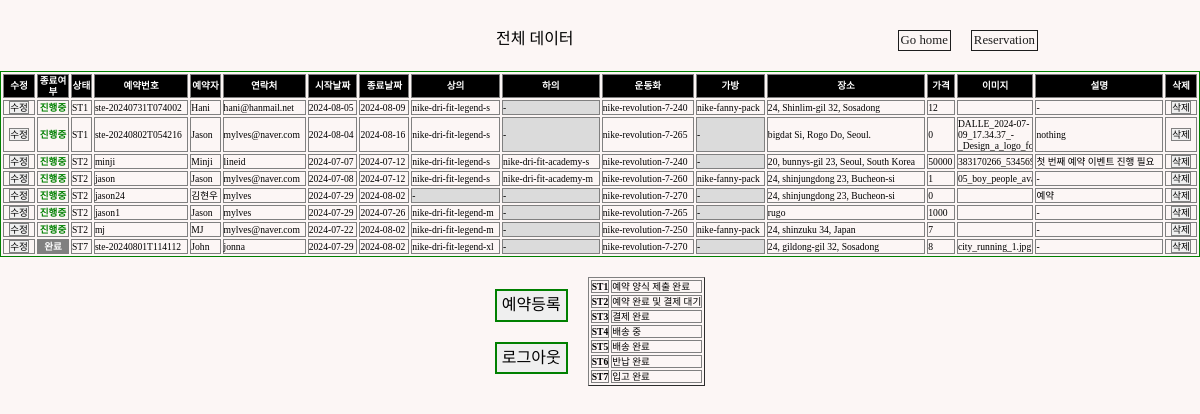
Before: /data/ (signed in) with the older database file.
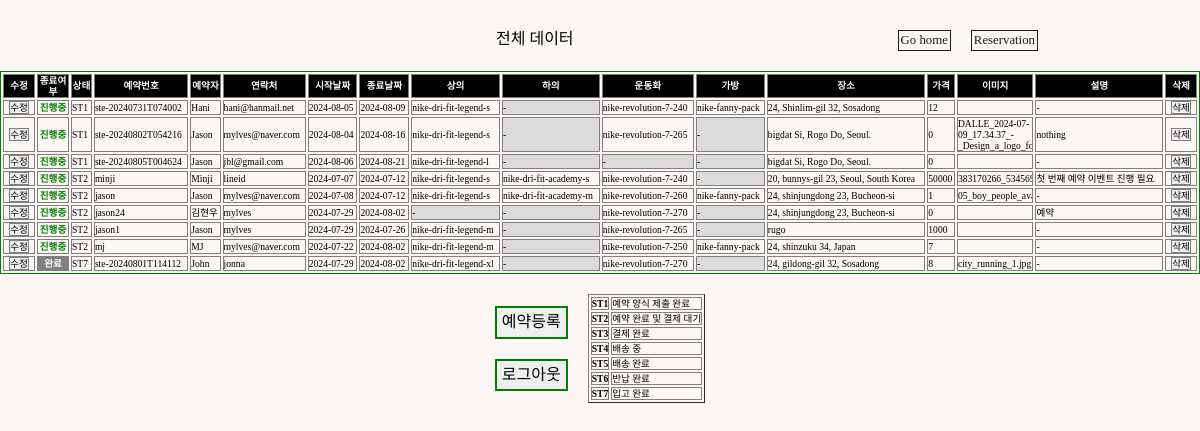
After: the same page with the newer database file.
### reservation/models.py (models this page shows, shortened)
class Reservation(models.Model):
    STATUS_CHOICE = [
        ("ST1", "예약 양식 제출 완료"),
        ("ST2", "예약 완료 및 결제 대기"),
        ("ST3", "결제 완료"),
        ("ST4", "배송 중"),
        ("ST5", "배송 완료"),
        ("ST6", "반납 완료"),
        ("ST7", "입고 완료"),
    ]
    reserv_id = models.CharField(
        max_length=20,
        primary_key=True,
        default="Required_pk",
    )
    client = models.CharField(max_length=20)
    contact = models.CharField(max_length=50, blank=False)
    start_date = models.DateField()
    start_time = models.TimeField(blank=True, default=timezone.now)
    end_date = models.DateField()
    end_time = models.TimeField(blank=True, default=timezone.now)
    top = models.ForeignKey(
        Item,
        on_delete=models.CASCADE,
        limit_choices_to={"category": "top"},
        related_name="topName",
        blank=True,
        null=True,
    )
    bottom = models.ForeignKey(
        Item,
        on_delete=models.CASCADE,
        limit_choices_to={"category": "bottom"},
        related_name="bottomName",
        blank=True,
        null=True,
    )
    shoes = models.ForeignKey(
        Item,
        on_delete=models.CASCADE,
        limit_choices_to={"category": "shoes"},
        related_name="shoesName",
        blank=True,
        null=True,
    )
    bag = models.ForeignKey(
        Item,
        on_delete=models.CASCADE,
        limit_choices_to={"category": "bag"},
        related_name="bagName",
        blank=True,
        null=True,
    )
    image = models.ImageField(upload_to="", blank=True)
    desc = models.TextField(blank=True, default="-")
    status = models.CharField(
        max_length=3,
        choices=STATUS_CHOICE,
        default="ST1",
    )
    completed = models.BooleanField(default=False)
    cost = models.IntegerField(default=0)
    location = models.CharField(max_length=50, blank=False)
    paypal_link = models.CharField(max_length=50, blank=False, default="-")

class Item(models.Model):
    CATEGORY = [
        ("shoes", "Shoes"),
        ("top", "Top"),
        ("bottom", "Bottom"),
        ("bag", "Bag & Pouch"),
        ("etc", "ETC"),
    ]
    SIZE = [
        ("Others", "free"),
        (
            "shoes",
            (
                ("220", "220mm"),
                ("225", "225mm"),
                ("230", "230mm"),
                ("235", "235mm"),
                ("240", "240mm"),
                ("245", "245mm"),
                ("250", "250mm"),
                ("255", "255mm"),
                ("260", "260mm"),
                ("265", "265mm"),
                ("270", "270mm"),
                ("275", "275mm"),
                ("280", "280mm"),
                ("285", "285mm"),
                ("290", "290mm"),
                ("295", "295mm"),
                ("300", "300mm"),
            ),
        ),
        (
            "top",
            (
                ("XS", "XS"),
                ("S", "S"),
                ("M", "M"),
                ("L", "L"),
                ("XL", "XL"),
                ("XXL", "XXL"),
            ),
        ),
        (
            "bottom",
            (
                ("XS", "XS"),
                ("S", "S"),
                ("M", "M"),
                ("L", "L"),
                ("XL", "XL"),
                ("XXL", "XXL"),
            ),
        ),
    ]
    GENDER = {("M", "Male"), ("F", "Female"), ("E", "NO Gender")}
    category = models.CharField(max_length=10, choices=CATEGORY)
    gender = models.CharField(max_length=1, blank=True, choices=GENDER)
    name = models.CharField(max_length=20, blank=True)
    model_num = models.CharField(primary_key=True, max_length=50, blank=True)
    size = models.CharField(max_length=10, blank=True, choices=SIZE)
    amount = models.IntegerField(default=0, blank=True)
    link = models.URLField(blank=True)
    def __str__(self):
        return self.model_num

### reservation/views.py (the view)
# urls.py: path("data/", views.data, name="data"),
@login_required(login_url="users:login")
def data(request):
    reservation = Reservation.objects.all().order_by("status")
    context = {"reservation": reservation}
    return render(request, "admin/data.html", context)

### templates/admin/data.html (shortened to what the changed rows need)
{% load static %}
<!DOCTYPE html>
<html lang="en">
  <head>
    <link rel="stylesheet" type="text/css" href="{% static 'css/sterna.css' %}"/>
    <link rel="stylesheet" type="text/css" href="{% static 'css/normalize.css' %}"/>
    <link href="https://cdnjs.cloudflare.com/ajax/libs/bootstrap-datetimepicker/3.0.0/css/bootstrap-datetimepicker.min.css" rel="stylesheet"/>
  </head>
  <body>
    {% if user.is_staff %}
      <div>
        <table border="1px solid black" bordercolor="green" style="font-size:0.6rem; width:100%;">
          <tr style="background-color:black; color:white;">
            <th scope="col" style="width:30px; text-align:center">수정</th>
            <th scope="col" style="width:30px; text-align:center">종료여부</th>
            <th scope="col">상태</th>
            <th scope="col">예약번호</th>
            <th scope="col">예약자</th>
            <th scope="col">연락처</th>
            <th scope="col">시작날짜</th>
            <th scope="col">종료날짜</th>
            <th scope="col">상의</th>
            <th scope="col">하의</th>
            <th scope="col">운동화</th>
            <th scope="col">가방</th>
            <th scope="col">장소</th>
            <th scope="col">가격</th>
            <th scope="col" style="max-width:70px; text-align:center">이미지</th>
            <th scope="col">설명</th>
            <th scop="com">삭제</th>
          </tr>
          {% for data in reservation %}
            <tr>
              <td style="width:30px; text-align:center">
                <a href="{% url "reservation:update" data.pk %}">
                  <button>수정</button>
                </a>
              </td>
              {% if data.completed == True %}
                <td style="color:white; font-weight:bold; background-color:grey; text-align:center;">완료</td>
              {% else %}
                <td style="color:green; font-weight:bold; text-align:center;">진행중</td>
              {% endif %}
              <td>{{data.status}}</td>
              <td>{{data.reserv_id}}</td>
              <td>{{data.client}}</td>
              <td>{{data.contact}}</td>
              <td>{{data.start_date | date:"Y-m-d"}}</td>
              <td>{{data.end_date | date:"Y-m-d"}}</td>
              {% if data.top.name == None %}
                <td style='background-color:#DBDBDB;'>-</td>
              {% else %}
                <td>{{data.top}}</td>
              {% endif %}
              {% if data.bottom.name == None %}
                <td style='background-color:#DBDBDB;'>-</td>
              {% else %}
                <td>{{data.bottom}}</td>
              {% endif %}
              {% if data.shoes.name == None %}
                <td style='background-color:#DBDBDB;'>-</td>
              {% else %}
                <td>{{data.shoes}}</td>
              {% endif %}
              {% if data.bag.name == None %}
                <td style='background-color:#DBDBDB;'>-</td>
              {% else %}
                <td>{{data.bag}}</td>
              {% endif %}
              <td>{{data.location}}</td>
              <td>{{data.cost}}</td>
              <td style="max-width:70px; overflow:hidden;">{{data.image}}</td>
              <td>{{data.desc}}</td>
              <td style="width:30px; text-align:center">
                <div class="del-button">
                  <a href="{% url "reservation:delpage" data.pk %}">
                    <button>삭제</button>
                  </a>
                </div>
              </td>
            </tr>
          {% endfor %}
        </table>
        <div class="flex-row">
          <table style="margin:20px 0 0 20px;" border="1">
            <tr style='font-weight:normal; font-size:0.6rem;'>
              <th>ST1</th>
            </tr>
            <tr style='font-weight:normal; font-size:0.6rem;'>
              <th>ST2</th>
            </tr>
            <tr style='font-weight:normal; font-size:0.6rem;'>
              <th>ST3</th>
            </tr>
            <tr style='font-weight:normal; font-size:0.6rem;'>
              <th>ST4</th>
            </tr>
            <tr style='font-weight:normal; font-size:0.6rem;'>
              <th>ST5</th>
            </tr>
            <tr style='font-weight:normal; font-size:0.6rem;'>
              <th>ST6</th>
            </tr>
            <tr style='font-weight:normal; font-size:0.6rem;'>
              <th>ST7</th>
            </tr>
          </table>
        </div>
      </div>
    {% else %}
      <p class='tocenter' style='margin-top:30px; font-weight:bold; color:blue; font-size:2rem;'>관리자만 열람 가능</p>
    {% endif %}
  </body>
</html>

Changed rows visible on the page:
added Reservation: completed "진행중", status "ST1", reserv_id "ste-20240805T004624", client "Jason", contact "jbl@gmail.com", start_date "2024-08-06", end_date "2024-08-21", top "nike-dri-fit-legend-l", location "bigdat Si, Rogo Do, Seoul.", cost "0", desc "-"
